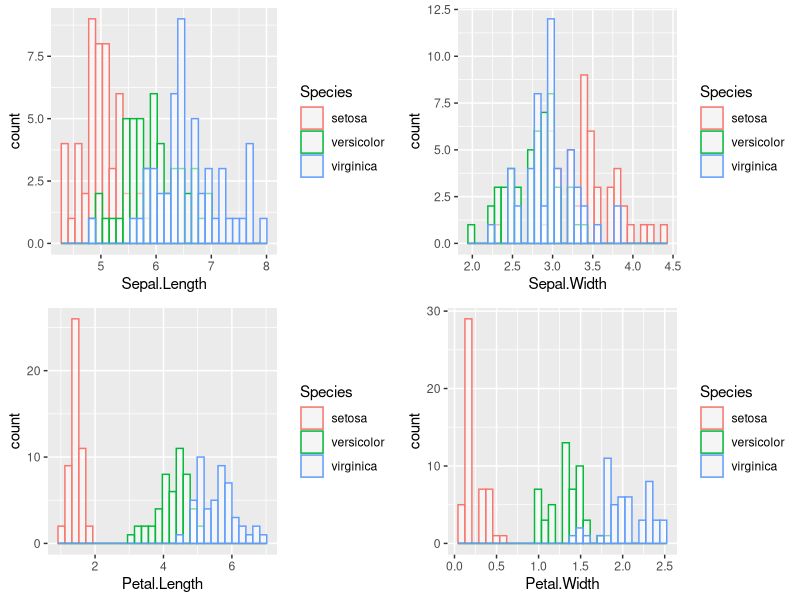
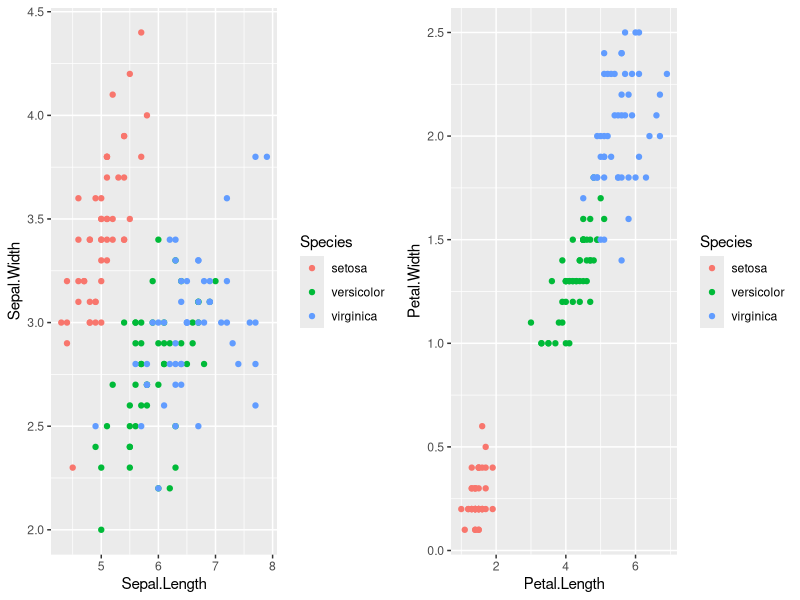
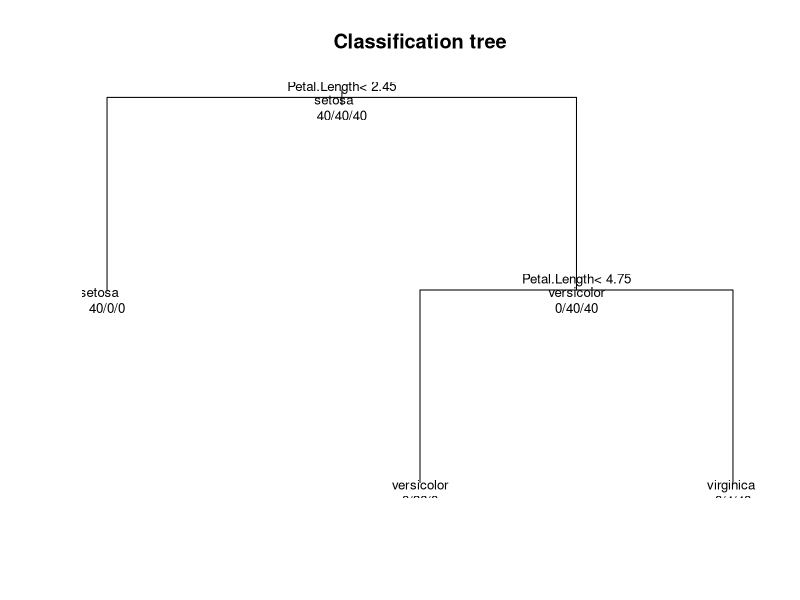

Write the R code that produced these figures, in order.
## ---- chunk 1
knitr::opts_chunk$set(echo = TRUE)
## ---- chunk 2
library(ggplot2)
library(ggpubr)
library(dplyr)
library(caret)
library(randomForest)
## ---- chunk 3
str(iris)
head(iris)
## ---- chunk 4
summary(iris[1:4])
## ---- chunk 5
g1_1 <- ggplot(iris, aes(x = Sepal.Length, color = Species)) + geom_histogram(fill = "white", alpha = 0.5, position = "identity")

g1_2 <- ggplot(iris, aes(x = Sepal.Width, color = Species)) + geom_histogram(fill = "white", alpha = 0.5, position = "identity")

g1_3 <- ggplot(iris, aes(x = Petal.Length, color = Species)) + geom_histogram(fill = "white", alpha = 0.5, position = "identity")

g1_4 <- ggplot(iris, aes(x = Petal.Width, color = Species)) + geom_histogram(fill = "white", alpha = 0.5, position = "identity")

figure <- ggarrange(g1_1, g1_2, g1_3, g1_4, ncol = 2, nrow = 2)
figure

g2 <- ggplot(iris, aes(x = Sepal.Length, y = Sepal.Width, color = Species)) + geom_point()

g3 <- ggplot(iris, aes(x = Petal.Length, y = Petal.Width, color = Species)) + geom_point()

figure2 <- ggarrange(g2, g3, ncol = 2, nrow = 1)
figure2
## ---- chunk 6
cor(iris$Sepal.Length, iris$Sepal.Width)
cor(iris$Petal.Length, iris$Petal.Width)
## ---- chunk 7
set.seed(1234)
trainIndex <- createDataPartition(iris$Species, p = 0.8, list = F, times = 1)
train_iris <- iris[trainIndex, ]  # train dataset
test_iris <- iris[-trainIndex, ]  # test dataset
## ---- chunk 8
# train control
control <- trainControl(method='repeatedcv', number = 10, repeats = 3, search = 'grid')

# decision trees
model_decision <- train(Species~., data = train_iris, method = 'rpart', trControl = control)
predict_dt <- predict(model_decision, test_iris)
confusionMatrix(predict_dt, test_iris$Species)

# view trees
plot(model_decision$finalModel, uniform = T, main = 'Classification tree')
text(model_decision$finalModel, use.n = T, all = T, cex = 0.8)

# random forest
modelrf <- randomForest(Species~., data = train_iris, trControl = control)
predict_rf <- predict(modelrf, test_iris)
confusionMatrix(predict_rf, test_iris$Species)


# KNN
model_knn <- train(Species ~., data = train_iris, method = 'knn', trControl = control)
predict_knn <- predict(model_knn, test_iris)
confusionMatrix(predict_knn, test_iris$Species)
# best tuning parameter 'k'
model_knn$bestTune
